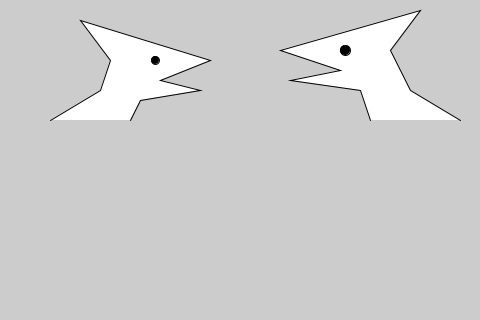
Frame 1 (no input)
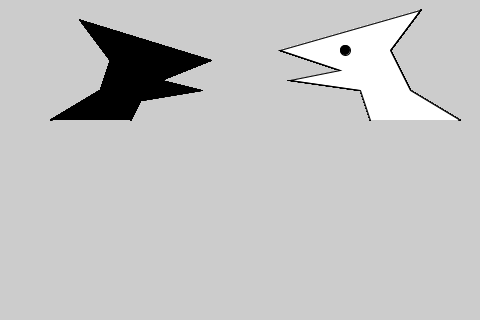
Frame 60 (the mouse pressed at the canvas centre just before this capture)
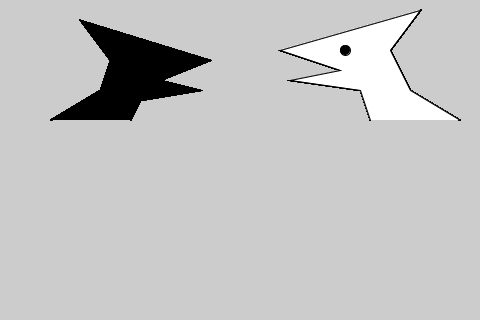
Frame 120 (the mouse held since frame 60 and released just before this capture)

The Processing sketch that drew these frames (run headless with seeded random() and noise(); from frame 60 on, the mouse is pressed at the canvas centre):

// Processing sketch: CustomShapes
// ── CustomShapes.pde


/*
The power of defining shapes with vertex() is the ability to make shapes with complex outlines. 
Processing can draw thousands and thousands of lines at a time to fill the screen with fantastic 
shapes that spring from your imagination. A modest but more complex example follows:
*/


void setup() {
  size(480, 320);
  smooth();
}

void draw() {
  smooth();
  // Left creature
  beginShape();
  vertex(50, 120);
  vertex(100, 90);
  vertex(110, 60);
  vertex(80, 20);
  vertex(210, 60);
  vertex(160, 80);
  vertex(200, 90);
  vertex(140, 100);
  vertex(130, 120);
  endShape();
  fill(0);
  ellipse(155, 60, 8, 8);
  
  // Right creature
  fill(255);
  beginShape();
  vertex(370, 120);
  vertex(360, 90);
  vertex(290, 80);
  vertex(340, 70);
  vertex(280, 50);
  vertex(420, 10);
  vertex(390, 50);
  vertex(410, 90);
  vertex(460, 120);
  endShape();
  fill(0);
  ellipse(345, 50, 10, 10);
}
